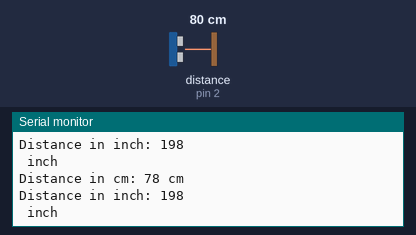
Simulated run of this sketch. Board: Arduino Uno, built with avr-gcc and run on an emulated ATmega328P. Shown: the last lines printed to the serial monitor. Wiring (inferred from the names in the program): ultrasonic range finder: trigger pin 3; echo pin 2. The test bench sets the inputs (shaded band); at power-on: distance to the obstacle (sensor on pin 2) 80 cm. The echo pulse lasts 58.3 µs per cm.

Above: at 3.8 s.
3.9 s: distance to the obstacle (sensor on pin 2) set to 2 cm
At 7.1 s:
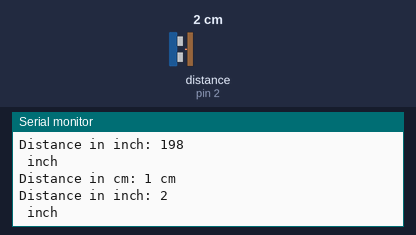
7.8 s: distance to the obstacle (sensor on pin 2) set to 4 cm
At 9.5 s:
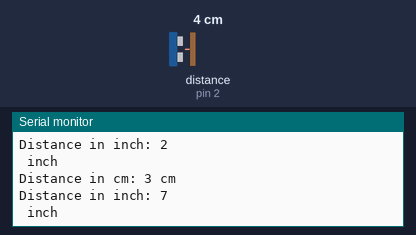
Timing chart, 0 to 11.0 s (numbered marks = the images above; inputs shaded):
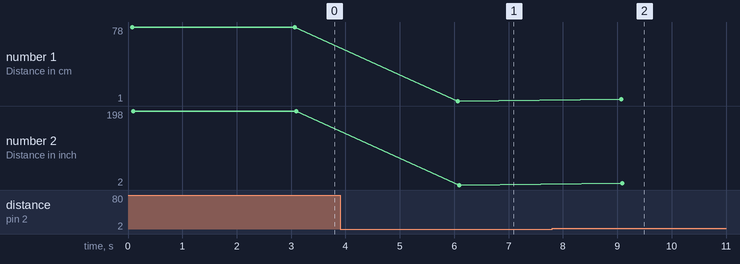

Measured:
- after the input at 3.9 s, the serial monitor: prints a new line after 2.2 s (image 1)
- after the input at 7.8 s, the serial monitor: prints a new line after 1.3 s (image 2)
- plotted number 1: 78 → 1 after the input at 3.9 s, 1 → 3 after the input at 7.8 s
- plotted number 2: 198 → 2 after the input at 3.9 s, 2 → 7 after the input at 7.8 s

The sketch:

ultrasonic_sensor_HC-SR04.ino
```cpp
// defines pins numbers
//#define echoPin 2
//#define trigPin 3
const int trigPin = 3;
const int echoPin = 2;

long duration;
int distance, inches;

void setup() {
  pinMode(trigPin, OUTPUT);
  pinMode(echoPin, INPUT);
  Serial.begin(9600);
  Serial.println("Ultrasonic Sensor HC-SR04 Test");
  Serial.println("with Arduino UNO R3 by Glanz and Freya");
}

void loop() {
    // Clears the trigPin condition
    digitalWrite(trigPin,LOW);
    delayMicroseconds(200);
    // Sets the trigPin HIGH (ACTIVE) for 10 microseconds
    digitalWrite(trigPin, HIGH);
    delayMicroseconds(10);
    digitalWrite(trigPin, LOW);
     // Reads the echoPin, returns the sound wave travel time in microseconds
    duration = pulseIn(echoPin, HIGH);
    // Calculating the distance
    distance = duration * 0.034 / 2;
    // Speed of sound wave divided by 2 (go and back)

    inches = distance * 2.54;

     // Displays the distance on the Serial Monitor
    Serial.print("Distance in cm: ");
    Serial.print(distance);
    Serial.println(" cm");

    Serial.print("Distance in inch: ");
    Serial.println(inches);
    Serial.println(" inch");
    delay(3000);
}
```
